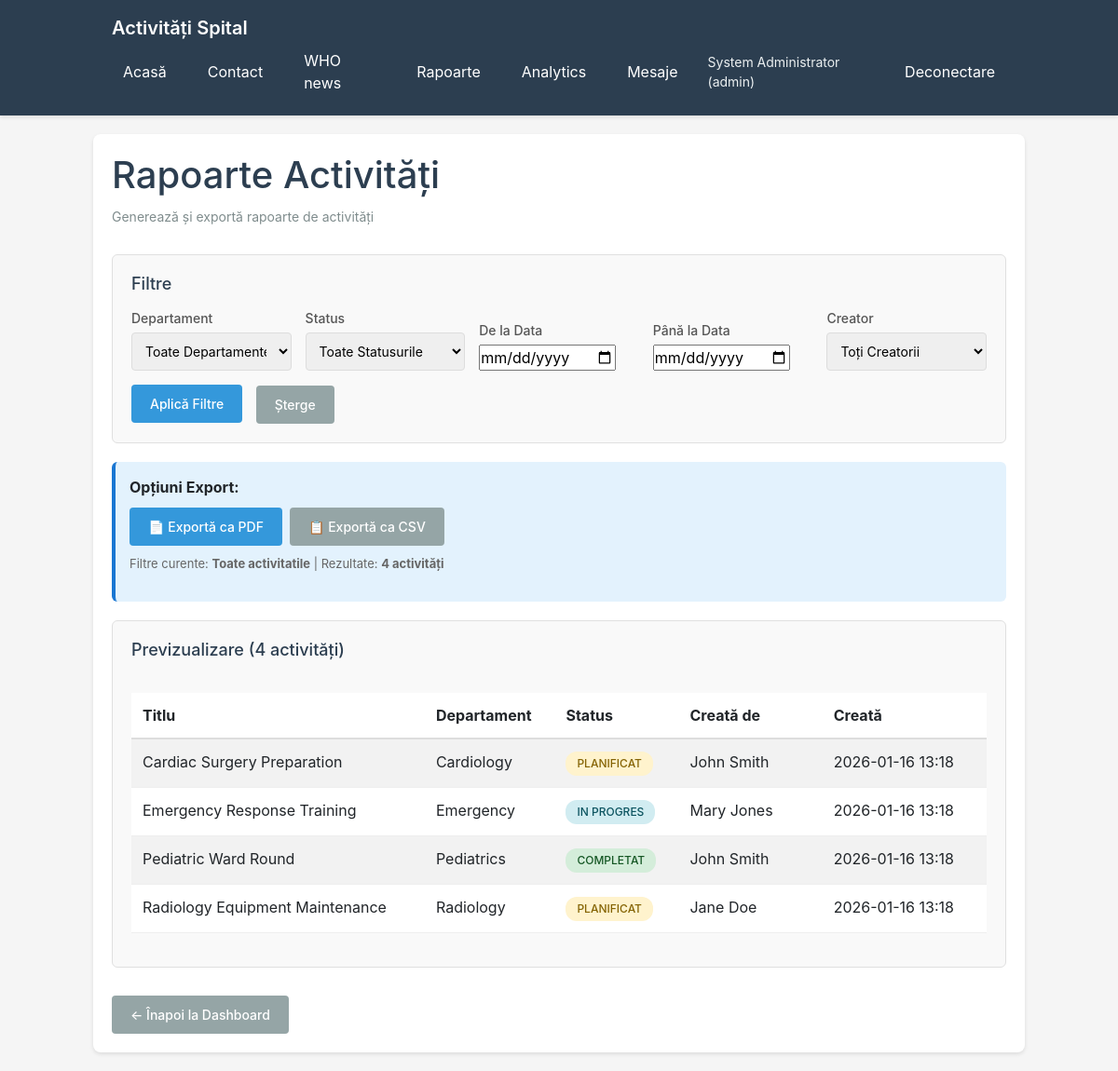
The app's page /reports/activities.php (signed in), older data.
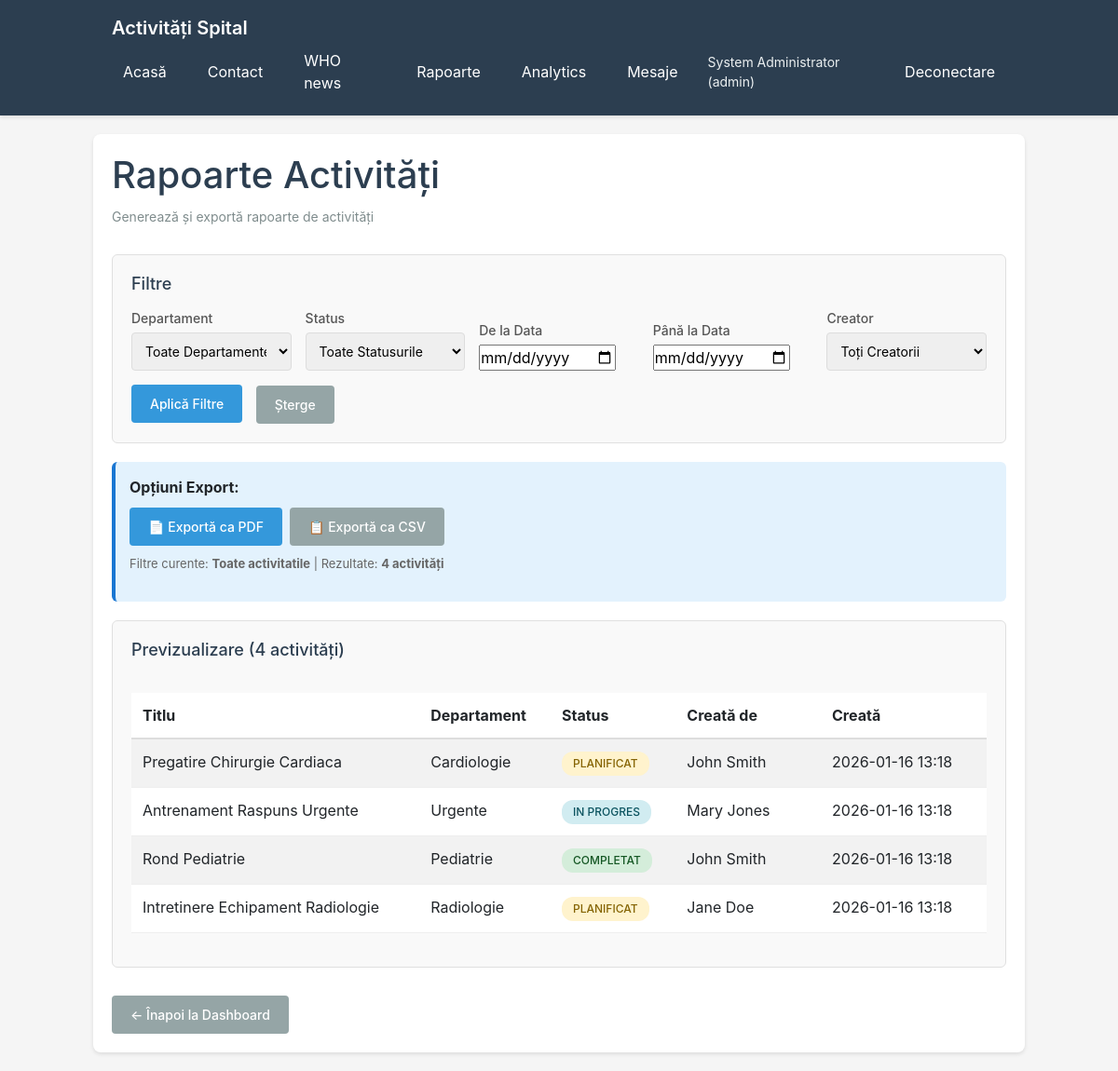
The same page, newer data.
### tables this page shows
CREATE TABLE IF NOT EXISTS activities (
    id INT AUTO_INCREMENT PRIMARY KEY,
    title VARCHAR(200) NOT NULL,
    description TEXT NOT NULL,
    department_id INT NOT NULL,
    created_by INT NOT NULL,
    status ENUM('planned', 'in_progress', 'completed', 'cancelled') DEFAULT 'planned',
    scheduled_date DATETIME,
    created_at TIMESTAMP DEFAULT CURRENT_TIMESTAMP,
    updated_at TIMESTAMP DEFAULT CURRENT_TIMESTAMP ON UPDATE CURRENT_TIMESTAMP,
    FOREIGN KEY (department_id) REFERENCES departments(id) ON DELETE RESTRICT,
    FOREIGN KEY (created_by) REFERENCES users(id) ON DELETE RESTRICT,
    INDEX idx_department (department_id),
    INDEX idx_status (status),
    INDEX idx_scheduled_date (scheduled_date)
);

CREATE TABLE IF NOT EXISTS departments (
    id INT AUTO_INCREMENT PRIMARY KEY,
    name VARCHAR(100) NOT NULL UNIQUE,
    description TEXT,
    created_at TIMESTAMP DEFAULT CURRENT_TIMESTAMP
);

CREATE TABLE IF NOT EXISTS users (
    id INT AUTO_INCREMENT PRIMARY KEY,
    username VARCHAR(50) NOT NULL UNIQUE,
    email VARCHAR(100) NOT NULL UNIQUE,
    password_hash VARCHAR(255) NOT NULL,
    role_id INT NOT NULL,
    department_id INT,
    first_name VARCHAR(50),
    last_name VARCHAR(50),
    is_active BOOLEAN DEFAULT TRUE,
    created_at TIMESTAMP DEFAULT CURRENT_TIMESTAMP,
    updated_at TIMESTAMP DEFAULT CURRENT_TIMESTAMP ON UPDATE CURRENT_TIMESTAMP,
    FOREIGN KEY (role_id) REFERENCES roles(id) ON DELETE RESTRICT,
    FOREIGN KEY (department_id) REFERENCES departments(id) ON DELETE SET NULL,
    INDEX idx_username (username),
    INDEX idx_email (email)
);

### app/src/reports_helper.php (called while the page is built, shortened)
<?php
function getFilteredActivities($pdo, $filters) {
    require_once __DIR__ . '/helpers.php';
    $department_id = isset($filters['department_id']) ? (int)$filters['department_id'] : 0;
    $status = isset($filters['status']) ? trim($filters['status']) : '';
    $date_from = isset($filters['date_from']) ? trim($filters['date_from']) : '';
    $date_to = isset($filters['date_to']) ? trim($filters['date_to']) : '';
    $created_by = isset($filters['created_by']) ? (int)$filters['created_by'] : 0;
    $where = [];
    $params = [];
    $whereClause = !empty($where) ? "WHERE " . implode(" AND ", $where) : "";
    $activities = dbSelectAll($pdo, "
        SELECT
            a.id,
            a.title,
            a.description,
            a.status,
            a.scheduled_date,
            a.created_at,
            a.updated_at,
            d.name AS department_name,
            u.username AS created_by_username,
            u.first_name,
            u.last_name,
            u.id AS created_by_id
        FROM activities a
        LEFT JOIN departments d ON a.department_id = d.id
        LEFT JOIN users u ON a.created_by = u.id
        $whereClause
        ORDER BY a.created_at DESC
    ", $params);
    return $activities;
}
function getFilterDescription($filters, $pdo) {
    require_once __DIR__ . '/helpers.php';
    $parts = [];
    return !empty($parts) ? implode(', ', $parts) : 'Toate activitatile';
}

### app/src/helpers.php (called while the page is built, shortened)
<?php
function dbSelectAll($pdo, $sql, $params = []) {
    try {
        $stmt = $pdo->prepare($sql);
        $stmt->execute($params);
        return $stmt->fetchAll();
    } catch (PDOException $e) {
        error_log("Eroare selectare baza de date: " . $e->getMessage());
        return [];
    }
}
function h($string) {
    return htmlspecialchars($string, ENT_QUOTES, 'UTF-8');
}
function formatDateTime($datetime, $format = 'Y-m-d H:i') {
    $dt = new DateTime($datetime);
    return $dt->format($format);
}
function translateStatus($status) {
    $translations = [
        'planned' => 'Planificat',
        'in_progress' => 'In Progres',
        'completed' => 'Completat',
        'cancelled' => 'Anulat'
    ];
    return $translations[$status] ?? ucfirst(str_replace('_', ' ', $status));
}

### reports/activities.php (the view, shortened to what the changed rows need)
<?php
require_once __DIR__ . '/../app/src/db.php';
require_once __DIR__ . '/../app/src/helpers.php';
require_once __DIR__ . '/../app/src/reports_helper.php';
$pdo = getDbConnection();
$filters = [
    'department_id' => isset($_GET['department_id']) ? (int)$_GET['department_id'] : 0,
    'status' => isset($_GET['status']) ? trim($_GET['status']) : '',
    'date_from' => isset($_GET['date_from']) ? trim($_GET['date_from']) : '',
    'date_to' => isset($_GET['date_to']) ? trim($_GET['date_to']) : '',
    'created_by' => isset($_GET['created_by']) ? (int)$_GET['created_by'] : 0
];
$activities = getFilteredActivities($pdo, $filters);
?>
<h1>Rapoarte Activități</h1>
<div class="form-section" style="margin-bottom: 20px;">
    <h2 style="margin-bottom: 15px;">Filtre</h2>
</div>
<div class="form-section">
    <h2>Previzualizare (<?php echo count($activities); ?> activități)</h2>
    <?php if (empty($activities)): ?>
        <div class="empty-state">Nicio activitate găsită care să corespundă filtrelor selectate.</div>
    <?php else: ?>
        <div class="table-responsive">
        <table class="table table-striped table-hover" style="margin-top: 20px;">
            <thead>
                <tr style="background: #f5f5f5; border-bottom: 2px solid #ddd;">
                    <th style="padding: 12px; text-align: left;">Titlu</th>
                    <th style="padding: 12px; text-align: left;">Departament</th>
                    <th style="padding: 12px; text-align: left; min-width: 120px;">Status</th>
                    <th style="padding: 12px; text-align: left; min-width: 140px;">Creată de</th>
                    <th style="padding: 12px; text-align: left; min-width: 160px;">Creată</th>
                </tr>
            </thead>
            <tbody>
                <?php foreach (array_slice($activities, 0, 10) as $activity): ?>
                    <tr style="border-bottom: 1px solid #eee;">
                        <td style="padding: 12px;"><?php echo h($activity['title']); ?></td>
                        <td style="padding: 12px;"><?php echo h($activity['department_name'] ?? 'N/A'); ?></td>
                        <td style="padding: 12px;" class="text-nowrap">
                            <span class="activity-status status-<?php echo h($activity['status']); ?>">
                                <?php echo h(translateStatus($activity['status'])); ?>
                            </span>
                        </td>
                        <td style="padding: 12px;" class="text-nowrap">
                            <?php
                            $creator = trim(($activity['first_name'] ?? '') . ' ' . ($activity['last_name'] ?? ''));
                            echo h($creator ?: $activity['created_by_username'] ?? 'Necunoscut');
                            ?>
                        </td>
                        <td style="padding: 12px;" class="text-nowrap"><?php echo formatDateTime($activity['created_at']); ?></td>
                    </tr>
                <?php endforeach; ?>
            </tbody>
        </table>
        </div>
    <?php endif; ?>
</div>
<?php
include __DIR__ . '/../app/views/layout.php';
?>

Row changes from the older to the newer data that the page shows:
changed activities: title "Cardiac Surgery Preparation" → "Pregatire Chirurgie Cardiaca"; department.name "Cardiology" → "Cardiologie"
changed activities "IN PROGRES": title "Emergency Response Training" → "Antrenament Raspuns Urgente"; department.name "Emergency" → "Urgente"
changed activities "COMPLETAT": title "Pediatric Ward Round" → "Rond Pediatrie"; department.name "Pediatrics" → "Pediatrie"
changed activities "Jane Doe": title "Radiology Equipment Maintenance" → "Intretinere Echipament Radiologie"; department.name "Radiology" → "Radiologie"
